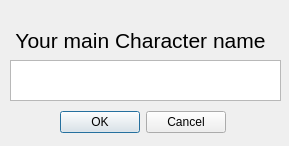
<?xml version="1.0" encoding="UTF-8"?>
<ui version="4.0">
 <class>Dialog</class>
 <widget class="QDialog" name="Dialog">
  <property name="geometry">
   <rect>
    <x>0</x>
    <y>0</y>
    <width>289</width>
    <height>146</height>
   </rect>
  </property>
  <property name="windowTitle">
   <string>Dialog</string>
  </property>
  <widget class="QLabel" name="label">
   <property name="geometry">
    <rect>
     <x>0</x>
     <y>0</y>
     <width>281</width>
     <height>81</height>
    </rect>
   </property>
   <property name="layoutDirection">
    <enum>Qt::LeftToRight</enum>
   </property>
   <property name="text">
    <string>&lt;html&gt;&lt;head/&gt;&lt;body&gt;&lt;p&gt;&lt;span style=&quot; font-size:16pt;&quot;&gt;Your main Character name&lt;/span&gt;&lt;/p&gt;&lt;/body&gt;&lt;/html&gt;</string>
   </property>
   <property name="textFormat">
    <enum>Qt::AutoText</enum>
   </property>
   <property name="alignment">
    <set>Qt::AlignCenter</set>
   </property>
  </widget>
  <widget class="QDialogButtonBox" name="buttonBox">
   <property name="geometry">
    <rect>
     <x>60</x>
     <y>110</y>
     <width>166</width>
     <height>25</height>
    </rect>
   </property>
   <property name="standardButtons">
    <set>QDialogButtonBox::Cancel|QDialogButtonBox::Ok</set>
   </property>
  </widget>
  <widget class="QTextEdit" name="textEdit">
   <property name="geometry">
    <rect>
     <x>10</x>
     <y>60</y>
     <width>271</width>
     <height>41</height>
    </rect>
   </property>
   <property name="sizePolicy">
    <sizepolicy hsizetype="Fixed" vsizetype="Fixed">
     <horstretch>0</horstretch>
     <verstretch>0</verstretch>
    </sizepolicy>
   </property>
   <property name="font">
    <font>
     <pointsize>14</pointsize>
    </font>
   </property>
  </widget>
 </widget>
 <resources/>
 <connections/>
</ui>
